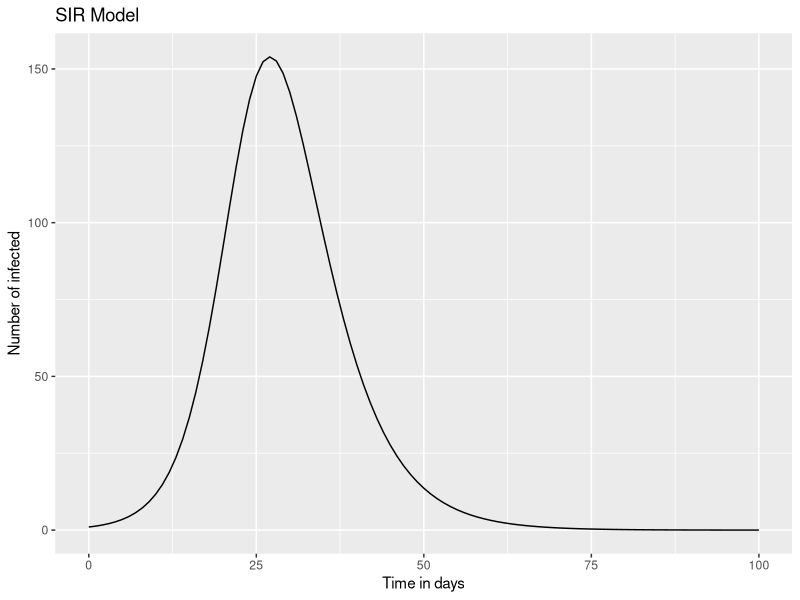
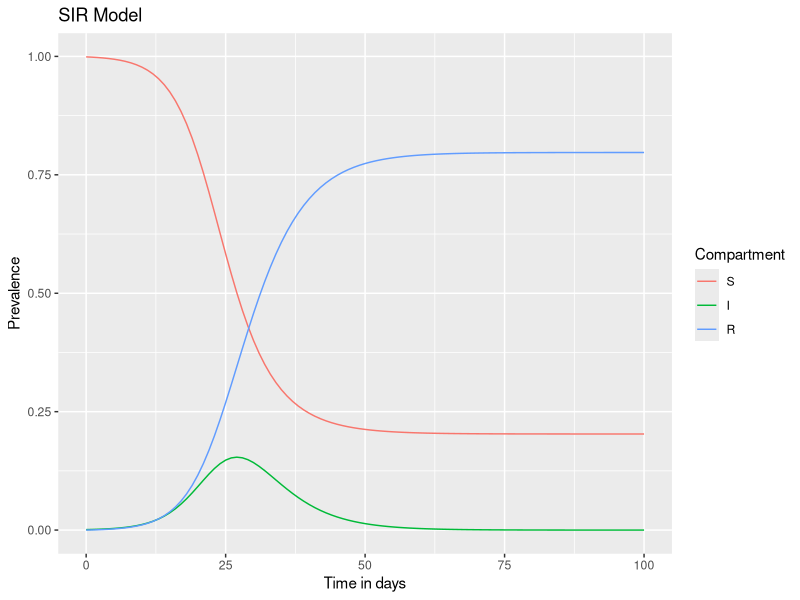
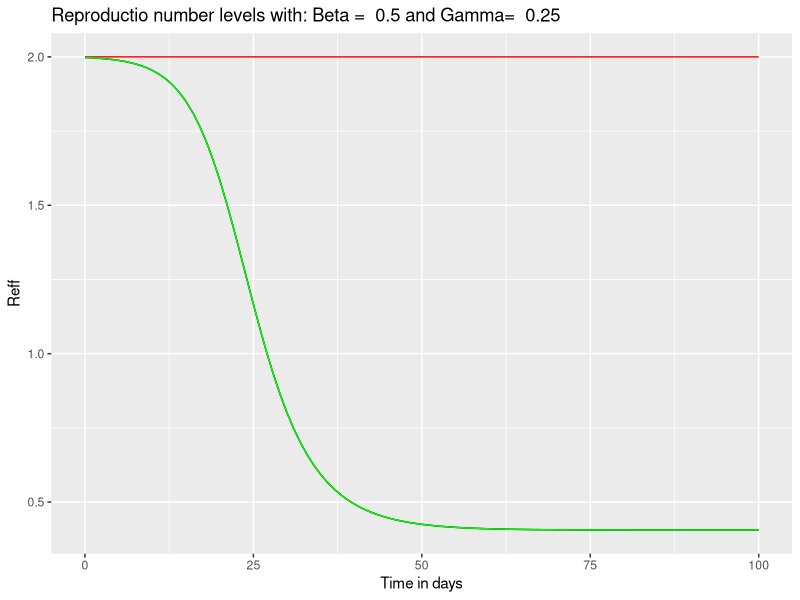
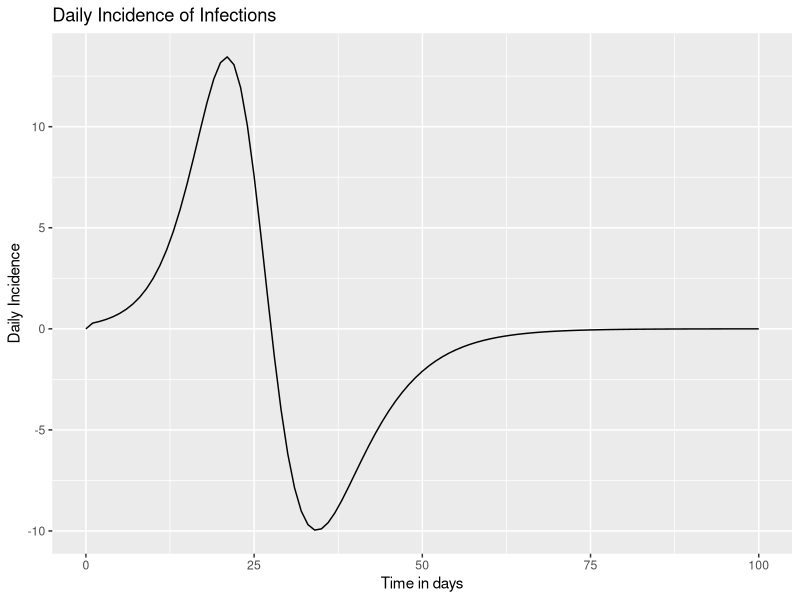

These charts were generated, in order, by the following R code:
#SIR Modelling (basic)

#library:
install.packages("deSolve")
library(deSolve)
install.packages("reshape2")
library(reshape2)
install.packages("ggplot2")
library(ggplot2)

#inputs
N<-1000 #population
state_values<-c(S=N-1, #susceptible
                I=1,  #infected
                R=0)  #recovered

parameters <- c(beta<- 1/2, #infection rate days ^-1
                gamma<-1/4) #recovery rate days ^-1

#Timeframe
times<-seq(0,100,by=1)

#Model
sir_model<-function(time, state, parameters){
  with(as.list(c(state,parameters)),{
    N<-S+I+R
    lambda=beta*(I/N)
    dS=-lambda*S
    dI=lambda*S-gamma*I
    dR=gamma*I
    return(list(c(dS,dI,dR)))
    })
}



#Outputs

#Calculation of differtial equations

output<-as.data.frame(ode(y=state_values,
                          times=times,
                          func=sir_model,
                          parms=parameters))

output


output_full<-melt(as.data.frame(output),id='time')
#The purpose of the melt function is to transform a wide-format data frame into a long-format data frame. 


output_full$proportion<-output_full$value/sum(state_values)
#sum(state_values)=1000
output_full

#Plot

ggplot(data = output, aes(x = time, y = I)) +
  geom_line() +
  xlab("Time in days") +
  ylab("Number of infected") +
  labs(title = "SIR Model")

ggplot(output_full,aes(x=time,y=proportion, color=variable, gropu=variable))+
  geom_line()+
  xlab('Time in days')+
  ylab("Prevalence")+
  labs(color='Compartment',title='SIR Model')

#Effective Reproduction Number
output$reff<-parameters[1]/parameters[2]*output$S/(output$S+output$I+output$R)
output$reff
output$R0 <- parameters[1]/parameters[2]
output$R0
ggplot()+
  geom_line(data=output,aes(x=time,y=reff))+
  geom_line(data=output,aes(x=time,y=R0),color='red')+
  geom_line(data=output,aes(x=time,y=reff),color='green')+
  xlab("Time in days")+
  ylab("Reff")+
  labs(title=paste("Reproductio number levels with: Beta = ",parameters[1],"and Gamma= ",parameters[2]))

#To get incidence data from the infected dataset (To extract the daily incidence data from the output of the number of infected people, the difference between the number of infected individuals on consecutive days will give newly infected people on each day. )

# Calculate daily incidence
output$daily_incidence <- c(0, diff(output$I))
output

# Plot daily incidence
ggplot(data = output, aes(x = time, y = daily_incidence)) +
  geom_line() +
  xlab("Time in days") +
  ylab("Daily Incidence") +
  labs(title = "Daily Incidence of Infections")

  
                
                
